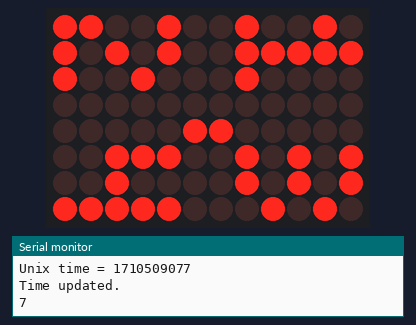
This sketch was run on a simulated Arduino Uno R4 WiFi. On the bench: 12×8 LED matrix, the last lines printed to the serial monitor. WiFi joins after 1.5 s; servers stay silent unless stated; the local clock reads 2024-03-15 10:24:30 at power-on unless the sketch sets it.

Above: at 7.6 s.
At 22.6 s:
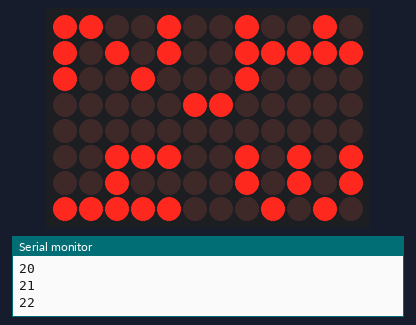
At 36.6 s:
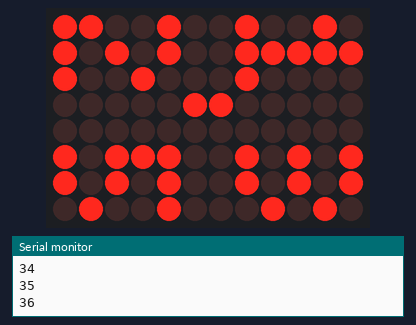
At 67.6 s:
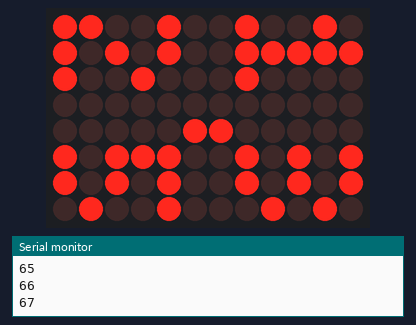
At 97.7 s:
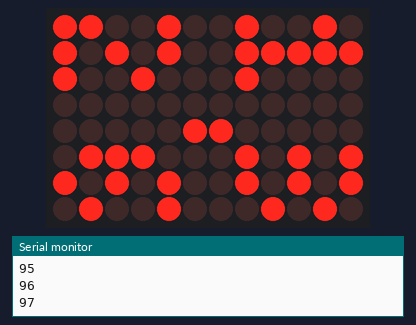
At 128.7 s:
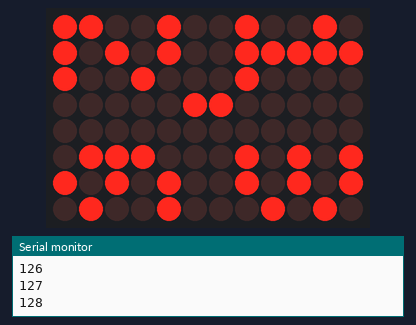

The sketch:

AUR4_RTC_NTP_clock2.ino
```cpp
/*

  AUR4 Clock
  RTC clock using NTP server to sync time - https://github.com/eremef/aur4_clock

  Created using the Arduino Uno R4 Wifi example code - RTC_NTPSync, initially created by Sebastian Romero @sebromero

 Instructions:
 1. Change the WiFi credentials in the arduino_secrets.h file to match your WiFi network.
 2. Set the orientation using the #define ORIENTATION 0 or 1
 3. Set timezone offset hours using the #define TIMEZONE_OFFSET_HOURS according to your localization

v.2.0 - Nicu FLORICA (niq_ro) updated the second beats as at https://www.hackster.io/mdraber/digital-clock-with-arduino-uno-rev4-wifi-s-rtc-an-led-matrix-484d2e
        and changed the number style
*/

#include "led-matrix.h"
#include "Arduino_LED_Matrix.h"
#include "RTC.h"
#include <WiFiS3.h>
//#include "arduino_secrets.h"

#define SECRET_SSID "bbk2"
#define SECRET_PASS "internet2"

#define TIMEZONE_OFFSET_HOURS 3 //2
#define ORIENTATION 1 // 0 (up is where the ESP32 is), 1 (up is where the Qwiic is)

unsigned long currentMillis;
unsigned long previousMillis = 0;

byte currentFrame[NO_OF_ROWS][NO_OF_COLS];
byte rotatedFrame[NO_OF_ROWS][NO_OF_COLS];

position secunda = {2, 5}; // position for seconds
position first1  = {5, 0}; // position of first digit
position second2 = {0, 0}; // etc.
position third3  = {5, 7};
position fourth4 = {0, 7};


// please enter your sensitive data in the Secret tab/arduino_secrets.h
char ssid[] = SECRET_SSID; // your network SSID (name)
char pass[] = SECRET_PASS; // your network password (use for WPA, or use as key for WEP)

constexpr unsigned int LOCAL_PORT = 2390;  // local port to listen for UDP packets
constexpr int NTP_PACKET_SIZE = 48; // NTP timestamp is in the first 48 bytes of the message

int wifiStatus = WL_IDLE_STATUS;
IPAddress timeServer(162, 159, 200, 123); // pool.ntp.org NTP server
byte packetBuffer[NTP_PACKET_SIZE]; //buffer to hold incoming and outgoing packets
WiFiUDP Udp; // A UDP instance to let us send and receive packets over UDP

ArduinoLEDMatrix matrix;

void setDigit(position digitPosition, const byte digit[][5]){
  for(byte r = 0; r < 3; r++){
    for(byte c = 0; c < 5; c++){
      currentFrame[r+digitPosition.row][c+digitPosition.col] = digit[r][c];
    }
  }
}

void rotateFrame(){
  for(byte r = 0; r < NO_OF_ROWS; r++){
    for(byte c = 0; c < NO_OF_COLS; c++){
      rotatedFrame[r][c] = currentFrame[NO_OF_ROWS-1-r][NO_OF_COLS-1-c];
    }
  }
  memcpy(currentFrame, rotatedFrame, sizeof rotatedFrame);
}

// send an NTP request to the time server at the given address
unsigned long sendNTPpacket(IPAddress& address) {
  // set all bytes in the buffer to 0
  memset(packetBuffer, 0, NTP_PACKET_SIZE);
  // Initialize values needed to form NTP request
  // (see URL above for details on the packets)
  packetBuffer[0] = 0b11100011;   // LI, Version, Mode
  packetBuffer[1] = 0;     // Stratum, or type of clock
  packetBuffer[2] = 6;     // Polling Interval
  packetBuffer[3] = 0xEC;  // Peer Clock Precision
  // 8 bytes of zero for Root Delay & Root Dispersion
  packetBuffer[12]  = 49;
  packetBuffer[13]  = 0x4E;
  packetBuffer[14]  = 49;
  packetBuffer[15]  = 52;

  // all NTP fields have been given values, now
  // you can send a packet requesting a timestamp:
  Udp.beginPacket(address, 123); //NTP requests are to port 123
  Udp.write(packetBuffer, NTP_PACKET_SIZE);
  Udp.endPacket();
}

void printWifiStatus() {
  // print the SSID of the network you're attached to:
  Serial.print("SSID: ");
  Serial.println(WiFi.SSID());

  // print your board's IP address:
  IPAddress ip = WiFi.localIP();
  Serial.print("IP Address: ");
  Serial.println(ip);

  // print the received signal strength:
  long rssi = WiFi.RSSI();
  Serial.print("signal strength (RSSI):");
  Serial.print(rssi);
  Serial.println(" dBm");
}

void connectToWiFi(){
  // check for the WiFi module:
  if (WiFi.status() == WL_NO_MODULE) {
    Serial.println("Communication with WiFi module failed!");
    // don't continue
    while (true);
  }

  String fv = WiFi.firmwareVersion();
  if (fv < WIFI_FIRMWARE_LATEST_VERSION) {
    Serial.println("Please upgrade the firmware");
  }

  // attempt to connect to WiFi network:
  while (wifiStatus != WL_CONNECTED) {
    Serial.print("Attempting to connect to SSID: ");
    Serial.println(ssid);
    // Connect to WPA/WPA2 network. Change this line if using open or WEP network:
    wifiStatus = WiFi.begin(ssid, pass);
  }
  delay(5000);
  Serial.println("Connected to WiFi");
  printWifiStatus();
}

/**
 * Calculates the current unix time, that is the time in seconds since Jan 1 1970.
 * It will try to get the time from the NTP server up to `maxTries` times,
 * then convert it to Unix time and return it.
 * You can optionally specify a time zone offset in hours that can be positive or negative.
*/
unsigned long getUnixTime(int8_t timeZoneOffsetHours = 0, uint8_t maxTries = 5){
  // Try up to `maxTries` times to get a timestamp from the NTP server, then give up.
  for (size_t i = 0; i < maxTries; i++){
    sendNTPpacket(timeServer); // send an NTP packet to a time server
    // wait to see if a reply is available
    delay(1000);

    if (Udp.parsePacket()) {
      Serial.println("Packet received.");
      Udp.read(packetBuffer, NTP_PACKET_SIZE); // read the packet into the buffer

      //the timestamp starts at byte 40 of the received packet and is four bytes,
      //or two words, long. First, extract the two words:
      unsigned long highWord = word(packetBuffer[40], packetBuffer[41]);
      unsigned long lowWord = word(packetBuffer[42], packetBuffer[43]);

      // Combine the four bytes (two words) into a long integer
      // this is NTP time (seconds since Jan 1 1900):
      unsigned long secsSince1900 = highWord << 16 | lowWord;

      // Now convert NTP time into everyday time:
      // Unix time starts on Jan 1 1970. In seconds, that's 2208988800:
      const unsigned long seventyYears = 2208988800UL;
      unsigned long secondsSince1970 = secsSince1900 - seventyYears + (timeZoneOffsetHours * 3600);
      return secondsSince1970;
    } else {
      Serial.println("Packet not received. Trying again.");
    }
  }
  return 0;
}

void updateTime(){
  yield();
  Serial.println("\nStarting connection to NTP server...");
  auto unixTime = getUnixTime(TIMEZONE_OFFSET_HOURS, 25);
  Serial.print("Unix time = ");
  Serial.println(unixTime);
  if(unixTime == 0){
    unixTime = getUnixTime(2,25);
  }
  RTCTime timeToSet = RTCTime(unixTime);
  RTC.setTime(timeToSet);
  Serial.println("Time updated.");
}

void setup() {
  Serial.begin(9600);
  connectToWiFi();
  Udp.begin(LOCAL_PORT);

  RTC.begin();
  updateTime();
  matrix.begin();
}

void loop() {
  currentMillis = millis();
  if(currentMillis - previousMillis > 43200000)
   { // 1000 * 60 * 60 * 12
    updateTime();
    previousMillis = currentMillis;
   }

  RTCTime currentTime;
  RTC.getTime(currentTime);

  String hour = (String) currentTime.getHour();
  if (hour.length() == 1)
   {
    hour = "0" + hour;
   }

  String minutes = (String) currentTime.getMinutes();
  if (minutes.length() == 1)
   {
    minutes = "0" + minutes;
   }

  //int secunds = currentTime.getSeconds();
  byte secunds = millis()/1000;
  Serial.println(secunds);

//  matrix.clear();
  if (secunds%2 != 0)
      setDigit(secunda, digits[10]);
  setDigit(first1, digits[hour.substring(0,1).toInt()]);
  setDigit(second2, digits[hour.substring(1).toInt()]);
  setDigit(third3, digits[minutes.substring(0,1).toInt()]);
  setDigit(fourth4, digits[minutes.substring(1).toInt()]);
  if (ORIENTATION == 1)
   {
    rotateFrame();
   }
  matrix.renderBitmap(currentFrame, NO_OF_ROWS, NO_OF_COLS);

  delay(1000);
}  // end main loop
```

Source omitted: led-matrix.h (data table, 965 bytes)

Measured:
- what the display in image 0 shows lasts 1.0 s, from 7.5 s to 8.5 s
